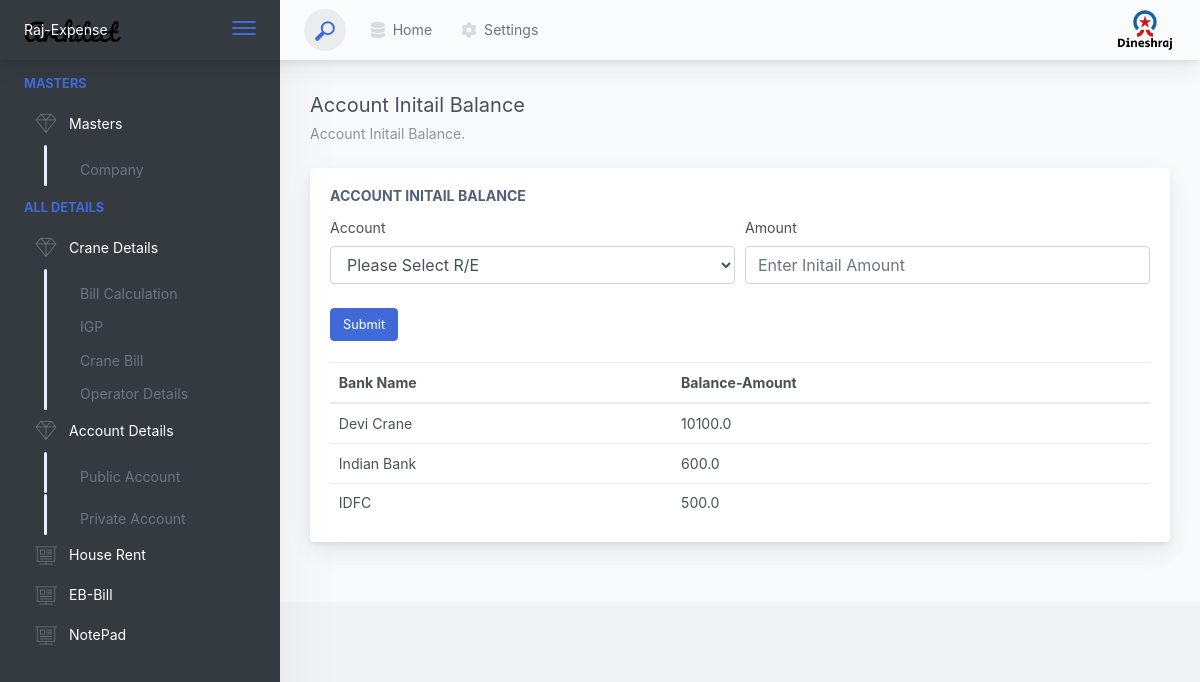
The app's page /dinesh/public-initial (signed in) with its own data.
### dineshApp/models.py (models this page shows)
class PrivatePublicAccount(models.Model):
    bank_name = models.CharField(max_length=50, null=True)
    balance = models.FloatField()

### dineshApp/views.py (the view, shortened to what this page needs)
# urls.py: path('public-initial', views.PublicAccountInitial.as_view()),
@method_decorator(login_required(login_url="/dinesh/login"), name='dispatch')
class PublicAccountInitial(View):
    template_name = "publicaccount_initial.html"
    def get(self, request):
        ppa = PrivatePublicAccount.objects.all()
        bank_accounts = ["Devi Crane", "Indian Bank", "IDFC"]
        datas = {
            "ppa": ppa,
            "bank_accounts": bank_accounts,
        }
        return render(request, template_name=self.template_name, context=datas)

### template/publicaccount_initial.html (shortened to what this page needs)
{% extends 'base.html' %}
{% load static %}
{% block content %}
<div>Account Initail Balance
  <div class="page-title-subheading">Account Initail Balance.</div>
</div>
</div>
</div>
<ul class="body-tabs body-tabs-layout tabs-animated body-tabs-animated nav">
</ul>
<div class="tab-content">
	<div class="tab-pane tabs-animation fade show active" id="tab-content-0" role="tabpanel">
		<div class="main-card mb-3 card">
			<div class="card-body">
				<h5 class="card-title">Account Initail Balance</h5>
    <form method="post" enctype="multipart/form-data">
        <div class="form-row">
            <div class="col-md-6">
                <div class="position-relative form-group">
                    <label>Account</label>
                    <select name="account" class="form-control" required>
                        <option>Please Select R/E</option>
                    </select>
                </div>
            </div>
            <div class="col-md-6">
                <div class="position-relative form-group">
                    <label for="examplePassword11" class="">Amount</label>
                    <input type="number" required class="form-control" name="amount" placeholder="Enter Initail Amount">
                </div>
            </div>
          </div>
        <button class="mt-2 btn btn-primary">Submit</button>
        <br> <br>
                <div class="table-responsive">
                    <table class="mb-0 table">
                        <thead>
                        <tr>
                            <th>Bank Name</th>
                            <th>Balance-Amount</th>
                        </tr>
                        </thead>
                        <tbody>
                            {% for pa in ppa %}
                                <tr>
                                    <td>{{ pa.bank_name }}</td>
                                    <td>{{ pa.balance }}</td>
                                </tr>
                            {% endfor %}
                        </tbody>
                    </table>
                </div>
			</div>
		</div>
</div>
</div>
{% endblock %}

### records on screen
PrivatePublicAccount: bank_name "Devi Crane", balance "10100.0"
PrivatePublicAccount: bank_name "Indian Bank", balance "600.0"
PrivatePublicAccount: bank_name "IDFC", balance "500.0"
